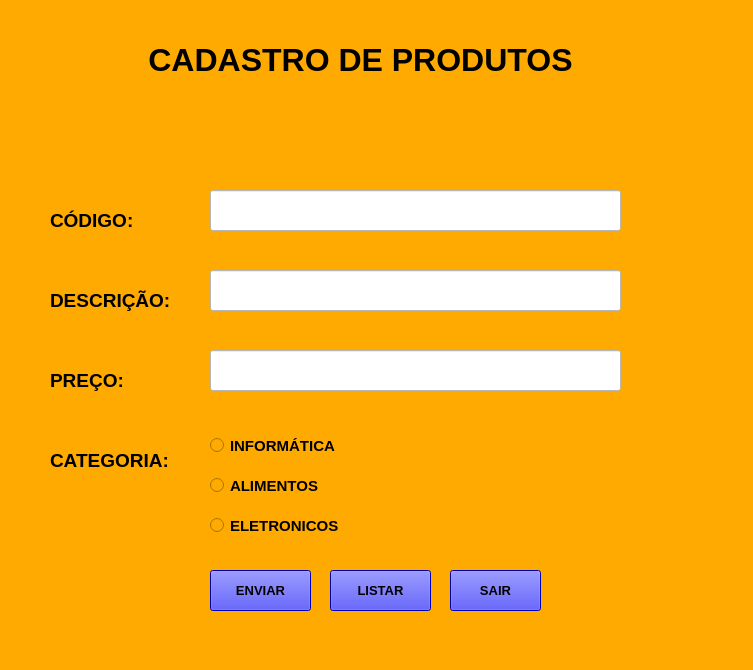
<?xml version="1.0" encoding="UTF-8"?>
<ui version="4.0">
 <class>Form</class>
 <widget class="QWidget" name="Form">
  <property name="geometry">
   <rect>
    <x>0</x>
    <y>0</y>
    <width>753</width>
    <height>670</height>
   </rect>
  </property>
  <property name="windowTitle">
   <string>Form</string>
  </property>
  <property name="styleSheet">
   <string notr="true">background-color: rgb(207, 255, 255);
background-color: rgb(255, 170, 0);</string>
  </property>
  <widget class="QLabel" name="label">
   <property name="geometry">
    <rect>
     <x>130</x>
     <y>30</y>
     <width>461</width>
     <height>61</height>
    </rect>
   </property>
   <property name="mouseTracking">
    <bool>true</bool>
   </property>
   <property name="toolTip">
    <string>&lt;html&gt;&lt;head/&gt;&lt;body&gt;&lt;p&gt;CADASTRO DE PRODUTOS&lt;/p&gt;&lt;p&gt;&lt;br/&gt;&lt;/p&gt;&lt;/body&gt;&lt;/html&gt;</string>
   </property>
   <property name="whatsThis">
    <string>&lt;html&gt;&lt;head/&gt;&lt;body&gt;&lt;p align=&quot;center&quot;&gt;CADASTRO DE PRODUTOS&lt;/p&gt;&lt;p align=&quot;center&quot;&gt;&lt;br/&gt;&lt;/p&gt;&lt;/body&gt;&lt;/html&gt;</string>
   </property>
   <property name="text">
    <string>&lt;html&gt;&lt;head/&gt;&lt;body&gt;&lt;p align=&quot;center&quot;&gt;&lt;span style=&quot; font-size:24pt; font-weight:600;&quot;&gt;CADASTRO DE PRODUTOS&lt;/span&gt;&lt;/p&gt;&lt;/body&gt;&lt;/html&gt;</string>
   </property>
  </widget>
  <widget class="QLabel" name="label_2">
   <property name="geometry">
    <rect>
     <x>50</x>
     <y>190</y>
     <width>121</width>
     <height>61</height>
    </rect>
   </property>
   <property name="text">
    <string>&lt;html&gt;&lt;head/&gt;&lt;body&gt;&lt;p&gt;&lt;span style=&quot; font-size:14pt; font-weight:600;&quot;&gt;CÓDIGO:&lt;/span&gt;&lt;/p&gt;&lt;/body&gt;&lt;/html&gt;</string>
   </property>
  </widget>
  <widget class="QLabel" name="label_3">
   <property name="geometry">
    <rect>
     <x>50</x>
     <y>270</y>
     <width>121</width>
     <height>61</height>
    </rect>
   </property>
   <property name="text">
    <string>&lt;html&gt;&lt;head/&gt;&lt;body&gt;&lt;p&gt;&lt;span style=&quot; font-size:14pt; font-weight:600;&quot;&gt;DESCRIÇÃO:&lt;/span&gt;&lt;/p&gt;&lt;/body&gt;&lt;/html&gt;</string>
   </property>
  </widget>
  <widget class="QLabel" name="label_4">
   <property name="geometry">
    <rect>
     <x>50</x>
     <y>350</y>
     <width>121</width>
     <height>61</height>
    </rect>
   </property>
   <property name="text">
    <string>&lt;html&gt;&lt;head/&gt;&lt;body&gt;&lt;p&gt;&lt;span style=&quot; font-size:14pt; font-weight:600;&quot;&gt;PREÇO:&lt;/span&gt;&lt;/p&gt;&lt;/body&gt;&lt;/html&gt;</string>
   </property>
  </widget>
  <widget class="QLabel" name="label_5">
   <property name="geometry">
    <rect>
     <x>50</x>
     <y>430</y>
     <width>121</width>
     <height>61</height>
    </rect>
   </property>
   <property name="text">
    <string>&lt;html&gt;&lt;head/&gt;&lt;body&gt;&lt;p&gt;&lt;span style=&quot; font-size:14pt; font-weight:600;&quot;&gt;CATEGORIA:&lt;/span&gt;&lt;/p&gt;&lt;/body&gt;&lt;/html&gt;</string>
   </property>
  </widget>
  <widget class="QRadioButton" name="radioButton">
   <property name="geometry">
    <rect>
     <x>210</x>
     <y>430</y>
     <width>141</width>
     <height>31</height>
    </rect>
   </property>
   <property name="font">
    <font>
     <pointsize>11</pointsize>
     <weight>75</weight>
     <bold>true</bold>
    </font>
   </property>
   <property name="text">
    <string>INFORMÁTICA</string>
   </property>
  </widget>
  <widget class="QRadioButton" name="radioButton_2">
   <property name="geometry">
    <rect>
     <x>210</x>
     <y>470</y>
     <width>151</width>
     <height>31</height>
    </rect>
   </property>
   <property name="font">
    <font>
     <pointsize>11</pointsize>
     <weight>75</weight>
     <bold>true</bold>
    </font>
   </property>
   <property name="text">
    <string>ALIMENTOS</string>
   </property>
  </widget>
  <widget class="QRadioButton" name="radioButton_3">
   <property name="geometry">
    <rect>
     <x>210</x>
     <y>510</y>
     <width>141</width>
     <height>31</height>
    </rect>
   </property>
   <property name="font">
    <font>
     <pointsize>11</pointsize>
     <weight>75</weight>
     <bold>true</bold>
    </font>
   </property>
   <property name="text">
    <string>ELETRONICOS</string>
   </property>
  </widget>
  <widget class="QPushButton" name="pushButton">
   <property name="geometry">
    <rect>
     <x>210</x>
     <y>570</y>
     <width>101</width>
     <height>41</height>
    </rect>
   </property>
   <property name="font">
    <font>
     <pointsize>10</pointsize>
     <weight>75</weight>
     <bold>true</bold>
    </font>
   </property>
   <property name="styleSheet">
    <string notr="true">background-color: rgb(255, 255, 255);
background-color: rgb(0, 0, 255);
color: rgb(0, 0, 0);</string>
   </property>
   <property name="text">
    <string>ENVIAR</string>
   </property>
  </widget>
  <widget class="QLineEdit" name="lineEdit">
   <property name="geometry">
    <rect>
     <x>210</x>
     <y>190</y>
     <width>411</width>
     <height>41</height>
    </rect>
   </property>
   <property name="styleSheet">
    <string notr="true">background-color: rgb(255, 255, 255);</string>
   </property>
  </widget>
  <widget class="QLineEdit" name="lineEdit_2">
   <property name="geometry">
    <rect>
     <x>210</x>
     <y>270</y>
     <width>411</width>
     <height>41</height>
    </rect>
   </property>
   <property name="styleSheet">
    <string notr="true">background-color: rgb(255, 255, 255);</string>
   </property>
  </widget>
  <widget class="QLineEdit" name="lineEdit_3">
   <property name="geometry">
    <rect>
     <x>210</x>
     <y>350</y>
     <width>411</width>
     <height>41</height>
    </rect>
   </property>
   <property name="styleSheet">
    <string notr="true">background-color: rgb(255, 255, 255);</string>
   </property>
  </widget>
  <widget class="QPushButton" name="pushButton_2">
   <property name="geometry">
    <rect>
     <x>330</x>
     <y>570</y>
     <width>101</width>
     <height>41</height>
    </rect>
   </property>
   <property name="font">
    <font>
     <pointsize>10</pointsize>
     <weight>75</weight>
     <bold>true</bold>
    </font>
   </property>
   <property name="styleSheet">
    <string notr="true">background-color: rgb(255, 255, 255);
background-color: rgb(0, 0, 255);
color: rgb(0, 0, 0);</string>
   </property>
   <property name="text">
    <string>LISTAR</string>
   </property>
  </widget>
  <widget class="QPushButton" name="pushButton_3">
   <property name="geometry">
    <rect>
     <x>450</x>
     <y>570</y>
     <width>91</width>
     <height>41</height>
    </rect>
   </property>
   <property name="font">
    <font>
     <pointsize>10</pointsize>
     <weight>75</weight>
     <bold>true</bold>
    </font>
   </property>
   <property name="styleSheet">
    <string notr="true">background-color: rgb(255, 255, 255);
background-color: rgb(0, 0, 255);
color: rgb(0, 0, 0);</string>
   </property>
   <property name="text">
    <string>SAIR</string>
   </property>
  </widget>
 </widget>
 <resources/>
 <connections/>
</ui>
